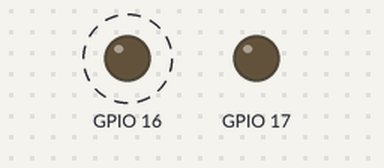
This program was run on a simulated ESP32-S2. On the bench: output pins drawn as LEDs (lit = HIGH). Dashed ring = blinking.

Above: at 0.6 s.
Timing chart, 0 to 3.1 s (numbered marks = the images above):
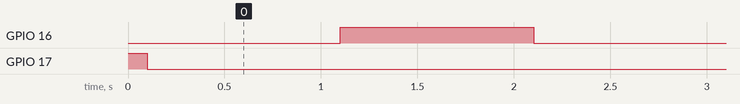

Measured:
- by itself, GPIO 16: alternates HIGH for 1.0 s and LOW for 1.0 s

The program:

main.cpp
```cpp
//Datei: main.cpp
//BeispielTest für die Klasse Timer
//Autor: Andri Andermatt, 19.03.2025
#include <Arduino.h>
#include <Timer.h>

Timer t1 {t1.periodic, 1000};

void setup()
{
    pinMode(16, OUTPUT);

    pinMode(17, OUTPUT);
    digitalWrite(17, HIGH);
    delay(100);
    digitalWrite(17, LOW);
    t1.startTimer();
}

void loop()
{
    t1.updateTimer();

    if (t1.getTimerState())
    {
        if (digitalRead(16))
        {
            digitalWrite(16, LOW);
        } else
        {
            digitalWrite(16, HIGH);
        }
    }
}
```

Timer.h
```cpp
//Datei: Timer.h
//Headerdatei für die Klasse Timer
//Autor: Andri Andermatt, 19.03.2025
#include <Arduino.h>

#ifndef TIMER_H_
#define TIMER_H_
    class Timer
    {
        public:
            enum timerMode {pulse, reset, periodic};
            //Mode of the Timer

            explicit Timer(timerMode initMode, int initTime); //Ctor
            //timerMode ->
            //pulse: One Pulse after Time is Up
            //reset: Stays High after Time is up, until resetTimer() is called
            //periodic: Pulses after Time is Up -> restart Timer again

            void startTimer();
            //Starts the Timer

            void updateTimer();
            //Updates the Timer State

            void resetTimer() {trigTimer = LOW;}
            //Resets the Timer; Output and interanl Time

            bool getTimerState() const {return timerState;}
            //Gets the State of the Timer
            //FALSE == Time is not up
            //TRUE == Time is up, unless in Mode Edge, then only for one Cycle true

            bool isTimerRunning() const {return (trigTimer && !timerState) ? HIGH : LOW;}
            //FALSE == Timer has reached the time value
            //TRUE == Timer has not yet reached time Value

        private:
            bool timerState = LOW; //State of the Timer
            int time; //Time the Timer is set to
            int mode; //Mode of the Timer
            int timeLast = 0; //Last Time of millis();
            bool trigTimer = LOW; //Helper for Timer
    };
#endif //TIMER_H_
```

Timer.cpp
```cpp
//Datei: Timer.cpp
//Implementationsdatei für die Klasse Timer
//Autor: Andri Andermatt, 19.03.2025
#include <Arduino.h>
#include <Timer.h>

Timer::Timer(timerMode initMode, int initTime)
    :mode{initMode}, time{initTime}
{
}
void Timer::startTimer()
{
    if (!isTimerRunning())
    {
        timeLast = millis();
        trigTimer = HIGH;
    }
}

void Timer::updateTimer()
{
    switch (mode)
    {
    case reset: //Mode Requires the reset() Function
        if ((time < millis() - timeLast) && trigTimer)
        {
            timerState = HIGH;
        } else
        {
            timerState = LOW;
        }

        break;
    case pulse: //This Mode does not require a Reset
        if ((time < millis() - timeLast) && trigTimer)
        {
            timerState = HIGH;
            trigTimer = LOW;
        } else
        {
            timerState = LOW;
        }
        break;
    case periodic:
        if ((time < millis() - timeLast) && trigTimer)
        {
            timerState = HIGH;
            trigTimer = LOW;
        } else
        {
            timerState = LOW;
            if (!trigTimer)
            {
                startTimer();
            }

        }
        break;
    }
}
```
